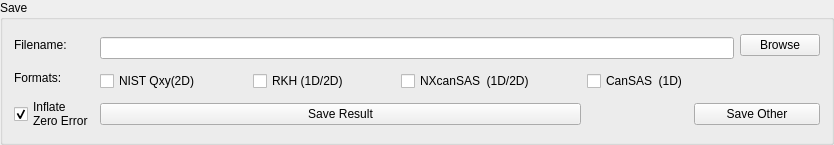
           <widget class="QGroupBox" name="groupBox_5">
            <property name="title">
             <string>Save</string>
            </property>
            <layout class="QGridLayout" name="gridLayout">
             <item row="3" column="2">
              <spacer name="horizontalSpacer_25">
               <property name="orientation">
                <enum>Qt::Horizontal</enum>
               </property>
               <property name="sizeHint" stdset="0">
                <size>
                 <width>40</width>
                 <height>20</height>
                </size>
               </property>
              </spacer>
             </item>
             <item row="0" column="9" rowspan="2">
              <widget class="QPushButton" name="saveFilename_btn">
               <property name="minimumSize">
                <size>
                 <width>0</width>
                 <height>0</height>
                </size>
               </property>
               <property name="toolTip">
                <string>Save the output workspace to this file</string>
               </property>
               <property name="text">
                <string>Browse</string>
               </property>
              </widget>
             </item>
             <item row="3" column="3">
              <widget class="QCheckBox" name="saveRKH_check">
               <property name="toolTip">
                <string>Select one or more file formats</string>
               </property>
               <property name="text">
                <string>RKH (1D/2D)</string>
               </property>
              </widget>
             </item>
             <item row="4" column="8" colspan="2">
              <widget class="QPushButton" name="saveSel_btn">
               <property name="toolTip">
                <string>Save multiple workspaces</string>
               </property>
               <property name="text">
                <string>Save Other</string>
               </property>
              </widget>
             </item>
             <item row="2" column="0" rowspan="2">
              <widget class="QLabel" name="label_64">
               <property name="toolTip">
                <string>Select one or more file formats</string>
               </property>
               <property name="text">
                <string>Formats:</string>
               </property>
              </widget>
             </item>
             <item row="1" column="1" colspan="8">
              <widget class="QLineEdit" name="outfile_edit">
               <property name="toolTip">
                <string>Save the output workspace to this file</string>
               </property>
              </widget>
             </item>
             <item row="4" column="1" colspan="6">
              <widget class="QPushButton" name="saveDefault_btn">
               <property name="toolTip">
                <string>Save the workspace from a single run file reduction</string>
               </property>
               <property name="text">
                <string>Save Result</string>
               </property>
              </widget>
             </item>
             <item row="3" column="7">
              <widget class="QCheckBox" name="saveCan_check">
               <property name="toolTip">
                <string>Select one or more file formats</string>
               </property>
               <property name="text">
                <string>CanSAS  (1D)</string>
               </property>
              </widget>
             </item>
             <item row="4" column="0">
              <widget class="QCheckBox" name="zeroErrorCheckBox">
               <property name="toolTip">
                <string>&lt;html&gt;&lt;head/&gt;&lt;body&gt;&lt;p&gt;Errors with a value of 0 will be inflated to have to a value of 10^6. Only reduced workspaces can have this method applied to them. &lt;/p&gt;&lt;/body&gt;&lt;/html&gt;</string>
               </property>
               <property name="text">
                <string>Inflate
Zero Error</string>
               </property>
               <property name="checked">
                <bool>true</bool>
               </property>
              </widget>
             </item>
             <item row="3" column="5">
              <widget class="QCheckBox" name="saveNXcanSAS_check">
               <property name="toolTip">
                <string>Select one or more file formats. 
The NXcanSAS format can be used to save 1D and 2D data. </string>
               </property>
               <property name="text">
                <string>NXcanSAS  (1D/2D)</string>
               </property>
              </widget>
             </item>
             <item row="0" column="0" rowspan="2">
              <widget class="QLabel" name="label_58">
               <property name="toolTip">
                <string>Save the output workspace to this file</string>
               </property>
               <property name="text">
                <string>Filename:</string>
               </property>
              </widget>
             </item>
             <item row="3" column="1">
              <widget class="QCheckBox" name="saveNIST_Qxy_check">
               <property name="text">
                <string>NIST Qxy(2D)</string>
               </property>
              </widget>
             </item>
             <item row="3" column="4">
              <spacer name="horizontalSpacer_26">
               <property name="orientation">
                <enum>Qt::Horizontal</enum>
               </property>
               <property name="sizeHint" stdset="0">
                <size>
                 <width>40</width>
                 <height>20</height>
                </size>
               </property>
              </spacer>
             </item>
             <item row="3" column="6">
              <spacer name="horizontalSpacer_27">
               <property name="orientation">
                <enum>Qt::Horizontal</enum>
               </property>
               <property name="sizeHint" stdset="0">
                <size>
                 <width>40</width>
                 <height>20</height>
                </size>
               </property>
              </spacer>
             </item>
             <item row="3" column="8">
              <spacer name="horizontalSpacer_28">
               <property name="orientation">
                <enum>Qt::Horizontal</enum>
               </property>
               <property name="sizeHint" stdset="0">
                <size>
                 <width>40</width>
                 <height>20</height>
                </size>
               </property>
              </spacer>
             </item>
            </layout>
           </widget>
